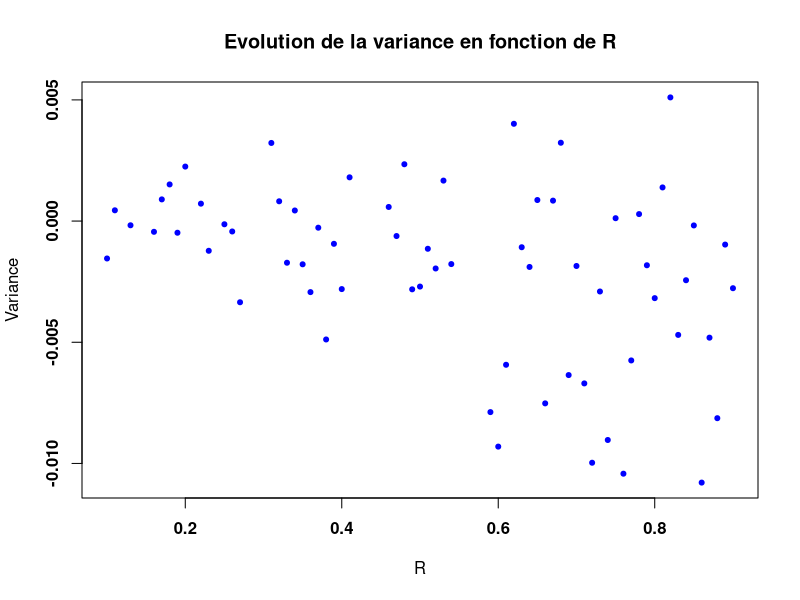

This figure's R source:
##Loi exponentielle
##Données censurées de type I

rm(list=ls())

lambda = 1
TailleEch = 100
NbIt = 1000
table = matrix(0,81,2)
Var_2 = table

P=seq(from=0.1,to=0.9,by=0.01)
for ( p in 1:81) {
  tc = -log(1-P[p])/lambda
  
  for ( j in 1:NbIt) { 
    R = 0
    ##Simulation de la loi
    exp = rexp(TailleEch,lambda)
    expOrd = exp[order(exp)]
    for ( i in 1:TailleEch ) {
      if ( exp[i] <= tc)
        R = R + 1
    }    
    
      if ( R == P[p]*TailleEch) {
      ##Estimation du paramètre lambda
      #LambdaSimu = -(1/tc)*log(1-R/TailleEch)
      LambdaSimu = R/ (sum(expOrd[1:R])+(TailleEch-R)*tc)
      Var_2[p,1] = table[p,1] + LambdaSimu^2
      table[p,1] = table[p,1] + LambdaSimu
      table[p,2] = table[p,2] + 1
      }
  }  
}
Var = Var_2[,1]/table[,2]- (table[,1]/table[,2])^2
table[,1] = table[,1]/table[,2]

plot(P,Var,pch=20,xlab="R",ylab="Variance",col="blue",font.axis=2)
title("Evolution de la variance en fonction de R",font.main=2)
#plot(P,table[,1],ylim=c(0.9,1.1),pch=20,xlab="R",ylab="Moyenne du Lambda estimé",col="blue",font.axis=2)
#title("Evolution de l'espérance du lambda estimé en fonction de R",font.main=2)

#abline(h=lambda,col="red",font.main=2)
